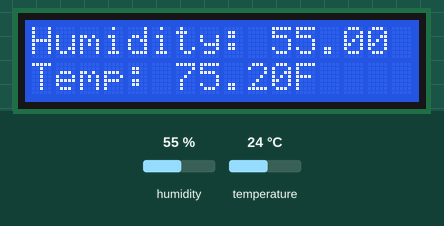
The sketch below on a simulated Arduino Uno, built with avr-gcc and run on an emulated ATmega328P. Shown: 16×2 character LCD. The test bench sets the inputs (shaded band); at power-on: temperature 24 °C, humidity 55 %. What the sketch prints to the serial monitor is not drawn.

Above: at 1.7 s.
1.8 s: temperature set to 12 °C
At 3.6 s:
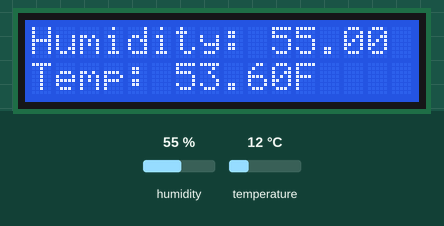
4.6 s: humidity set to 22 %
At 5.8 s:
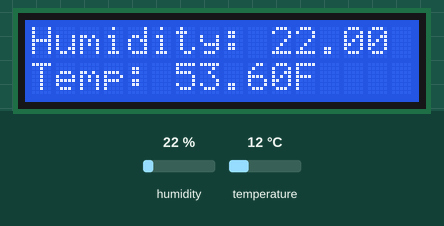
7.4 s: temperature set to 19 °C
At 9.1 s:
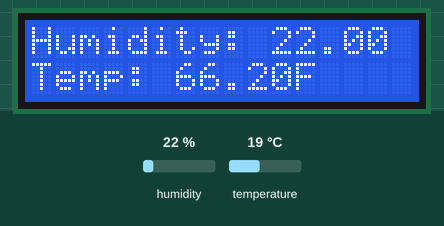
10.3 s: humidity set to 40 %
At 11.3 s:
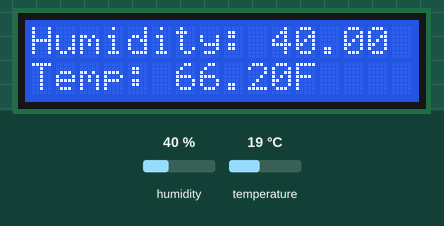
Timing chart, 0 to 13.3 s (numbered marks = the images above; inputs shaded):
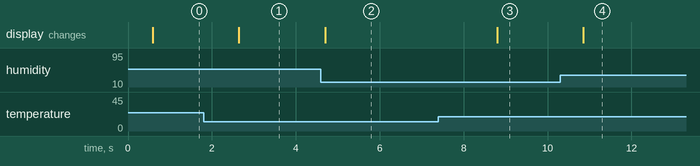

The sketch:

temp_humidity.ino
```cpp
#include <DHT.h>
#define Type DHT11
int sensePin = 2;
DHT HT(sensePin,Type);
float humidity;
float tempC;
float tempF;

#include <LiquidCrystal.h>
int rs = 7;
int en = 8;
int d4 = 9;
int d5 = 10;
int d6 = 11;
int d7 = 12;
LiquidCrystal lcd(rs,en,d4,d5,d6,d7);

int dt = 500;

void setup() {

  Serial.begin(9600);
  HT.begin();
  lcd.begin(16,2);
  delay(dt);

}

void loop() {

  humidity = HT.readHumidity();
  tempC = HT.readTemperature();
  tempF = HT.readTemperature(true);

  Serial.println(tempF);

  lcd.clear();
  lcd.setCursor(0,0);
  lcd.print("Humidity: ");
  lcd.print(humidity);
  lcd.setCursor(0,1);
  lcd.print("Temp: ");
  //lcd.print(tempC);
  //lcd.print("C ");
  lcd.print(tempF);
  lcd.print("F");
  delay(dt);

}
```

Measured:
- after the input at 1.8 s, the display: changes after 0.85 s (image 1)
- after the input at 4.6 s, the display: changes after 0.10 s (image 2)
- after the input at 7.4 s, the display: changes after 1.4 s (image 3)
- after the input at 10.3 s, the display: changes after 0.55 s (image 4)
